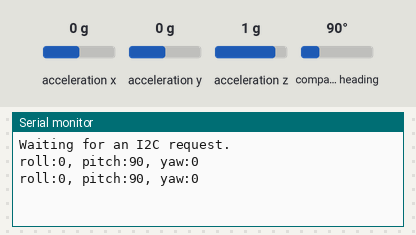
The sketch below on a simulated Arduino Uno, built with avr-gcc and run on an emulated ATmega328P. Shown: the last lines printed to the serial monitor. The test bench sets the inputs (shaded band); at power-on: acceleration x 0 g, acceleration y 0 g, acceleration z 1 g, compass heading 90°.

Above: at 2.2 s.
2.3 s: acceleration x set to -1.4 g
At 12.0 s:
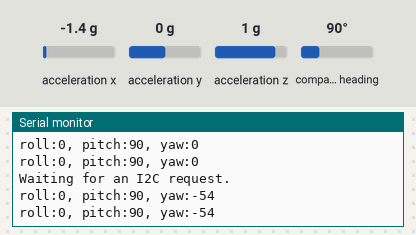
12.3 s: acceleration y set to -1.4 g
At 21.8 s:
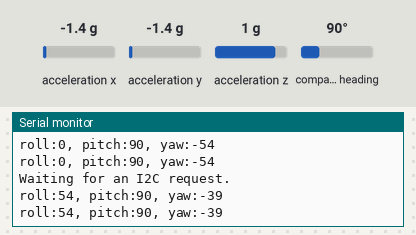
22.3 s: acceleration z set to -1.4 g
At 32.0 s:
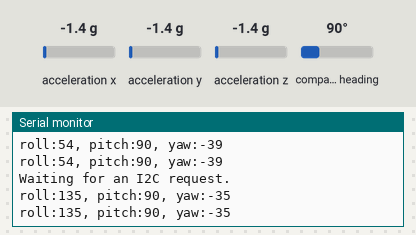
32.3 s: compass heading set to 7°
At 42.1 s:
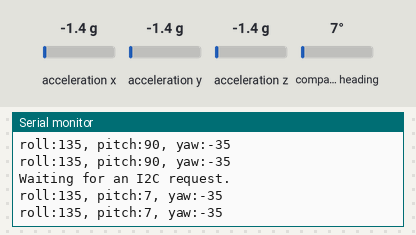
Timing chart, 0 to 43.3 s (numbered marks = the images above; inputs shaded):
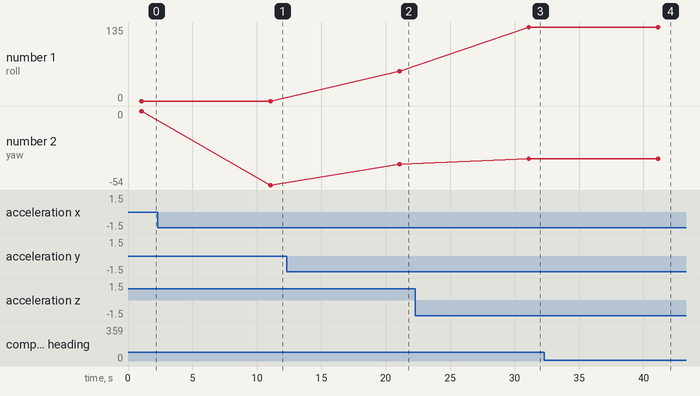

Measured:
- after the input at 2.3 s, the serial monitor: prints a new line after 8.7 s (image 1)
- after the input at 12.3 s, the serial monitor: prints a new line after 8.8 s (image 2)
- after the input at 22.3 s, the serial monitor: prints a new line after 8.8 s (image 3)
- after the input at 32.3 s, the serial monitor: prints a new line after 8.8 s (image 4)
- plotted number 1: 0 → 54 after the input at 12.3 s, 54 → 135 after the input at 22.3 s
- plotted number 2: 0 → -54 after the input at 2.3 s, -54 → -39 after the input at 12.3 s, -39 → -35 after the input at 22.3 s

The sketch:

EN605715-Rachael_Birky-Project_10-RPi_IMU_Stream.ino.ino
```cpp
#include <Wire.h>
#include <Adafruit_BNO055.h>

int debug = 1;
char buffer[40];
byte data[6];
int I2C_ADDR = 0X7F;
Adafruit_BNO055 bno = Adafruit_BNO055(55);

void setup() {
  Serial.begin(9600);

  if(!bno.begin()) {
    while(1);
  }
  delay(1000);
  bno.setExtCrystalUse(true);

  Wire.begin(I2C_ADDR);
  Wire.onRequest(requestEvent);
}

void loop() {
  Serial.println("Waiting for an I2C request.");

  sensors_event_t event;
  bno.getEvent(&event);
  int roll = (int) event.orientation.z;
  int pitch = (int) event.orientation.x;
  int yaw = (int) event.orientation.y;

  byte roll_low = (roll >> 8);
  byte roll_high = roll;

  byte pitch_low = (pitch >> 8);
  byte pitch_high = pitch;

  byte yaw_low = (yaw >> 8);
  byte yaw_high = yaw;

  data[0] = roll_high;
  data[1] = roll_low;
  data[2] = pitch_high;
  data[3] = pitch_low;
  data[4] = yaw_high;
  data[5] = yaw_low;

  if (debug) {
    // Raw
    sprintf(buffer, "roll:%d, pitch:%d, yaw:%d\n", roll, pitch, yaw);
    Serial.print(buffer);

    // Converted
    int roll_i = ((data[1] << 8) | (data[0]));
    int pitch_i = ((data[3] << 8) | (data[2]));
    int yaw_i = ((data[5] << 8) | (data[4]));
    Serial.print("roll:");
    Serial.print(roll_i);
    Serial.print(", pitch:");
    Serial.print(pitch_i);
    Serial.print(", yaw:");
    Serial.println(yaw_i);
  }

  delay(10000);
}

void requestEvent() {
  Serial.println("Received I2C request.");
  Wire.write(data, 6);
}
```
